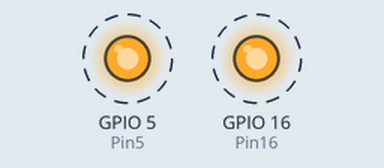
Simulated run of this program. Board: ESP32 board running MicroPython. Parts: output pins drawn as LEDs (lit = HIGH). Dashed ring = blinking.

Above: at 0.5 s.
Timing chart, 0 to 4.6 s (numbered marks = the images above):
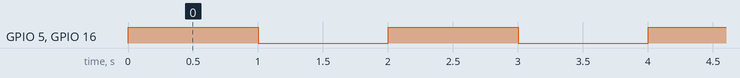

Measured:
- by itself, GPIO 5 (Pin5), GPIO 16 (Pin16): alternates HIGH for 1.0 s and LOW for 1.0 s

The program:

Light_two.py
```python
from machine import Pin
import time
Pin16 = Pin(16,Pin.OUT)
Pin5 = Pin(5,Pin.OUT)
while True:
    Pin16.value(1)
    Pin5.value(1)
    time.sleep(1)
    Pin16.value(0)
    Pin5.value(0)
    time.sleep(1)
```
